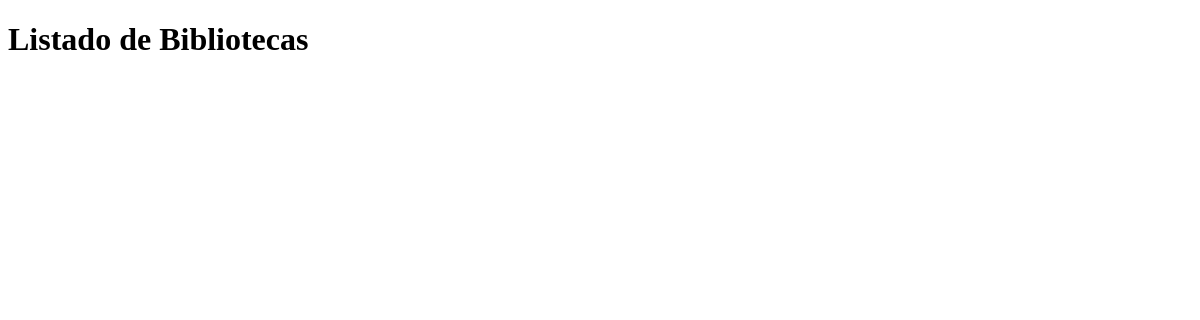
The app's page /, older data.
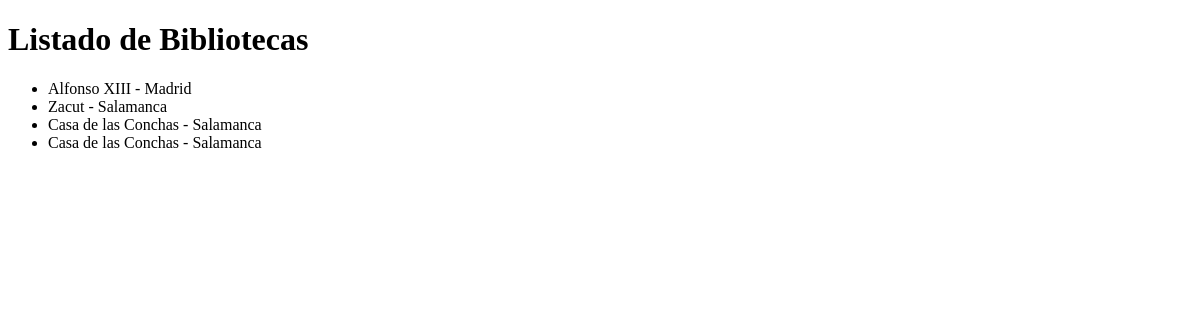
The same page, newer data.
### TrabajoFinal/models.py (models this page shows)
class Biblioteca(models.Model):
    nombre = models.CharField(max_length=200)
    direccion = models.CharField(max_length=200)
    ciudad = models.CharField(max_length=200)
    horario_apertura = models.TimeField()
    horario_cierre = models.TimeField()
    fecha_fundacion = models.DateField()
    normas = models.FileField(upload_to='normas/', null=True, blank=True)

### TrabajoFinal/views.py (the view)
# urls.py: path('', views.listar_bibliotecas, name='listar_bibliotecas'),
def listar_bibliotecas(request):
    bibliotecas = Biblioteca.objects.all()
    return render(request, 'listar_bibliotecas.html', {'bibliotecas': bibliotecas})

### TrabajoFinal/templates/listar_bibliotecas.html (shortened to what this page needs)
<!DOCTYPE html>
<html>
<head>
</head>
<body>
    <h1>Listado de Bibliotecas</h1>
    <ul>
        {% for biblioteca in bibliotecas %}
            <li>{{ biblioteca.nombre }} - {{ biblioteca.ciudad }}</li>
        {% endfor %}
    </ul>
</body>
</html>

Row changes from the older to the newer data that the page shows:
added Biblioteca: nombre "Alfonso XIII", ciudad "Madrid"
added Biblioteca: nombre "Zacut", ciudad "Salamanca"
added Biblioteca: nombre "Casa de las Conchas", ciudad "Salamanca"
added Biblioteca: nombre "Casa de las Conchas", ciudad "Salamanca"
